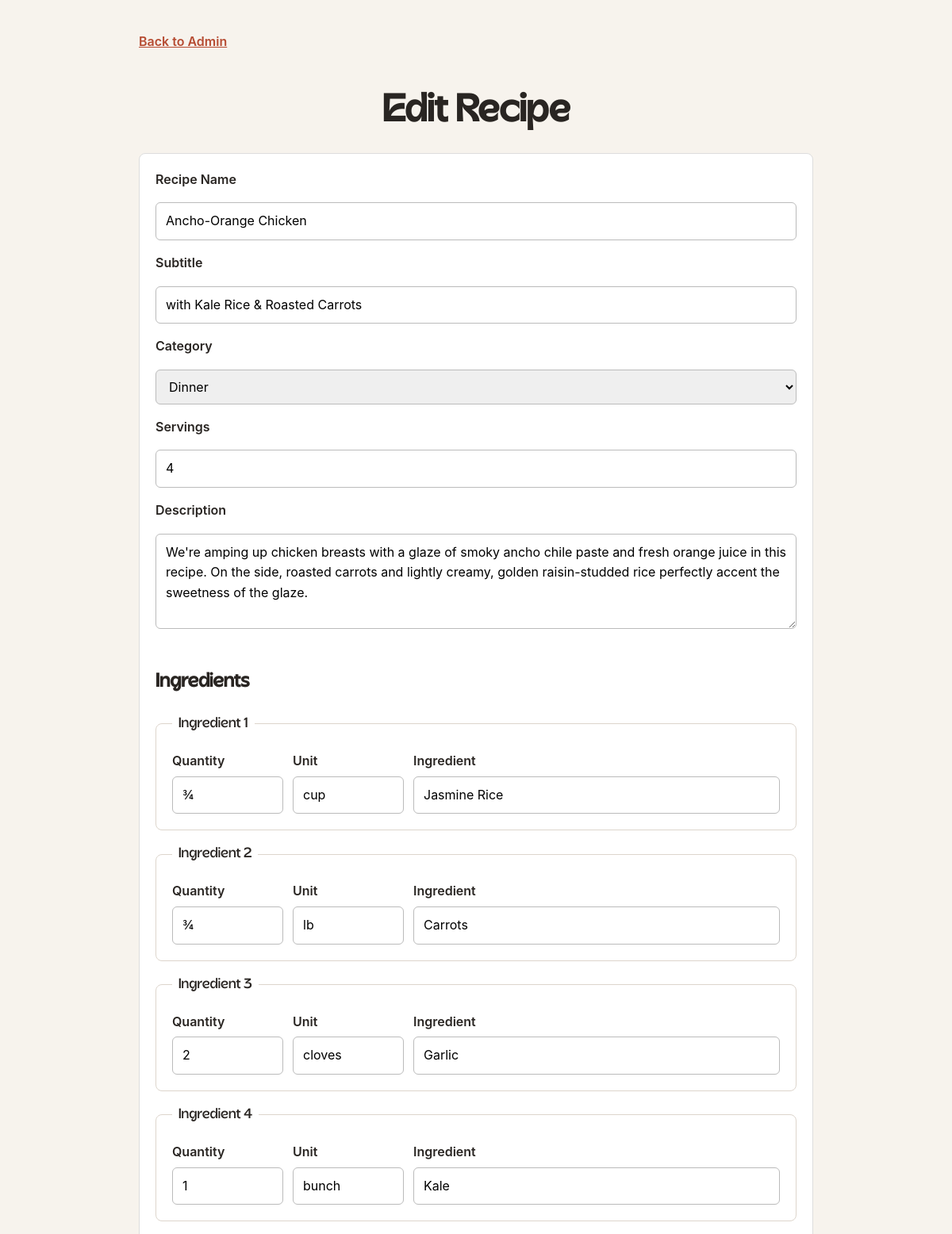
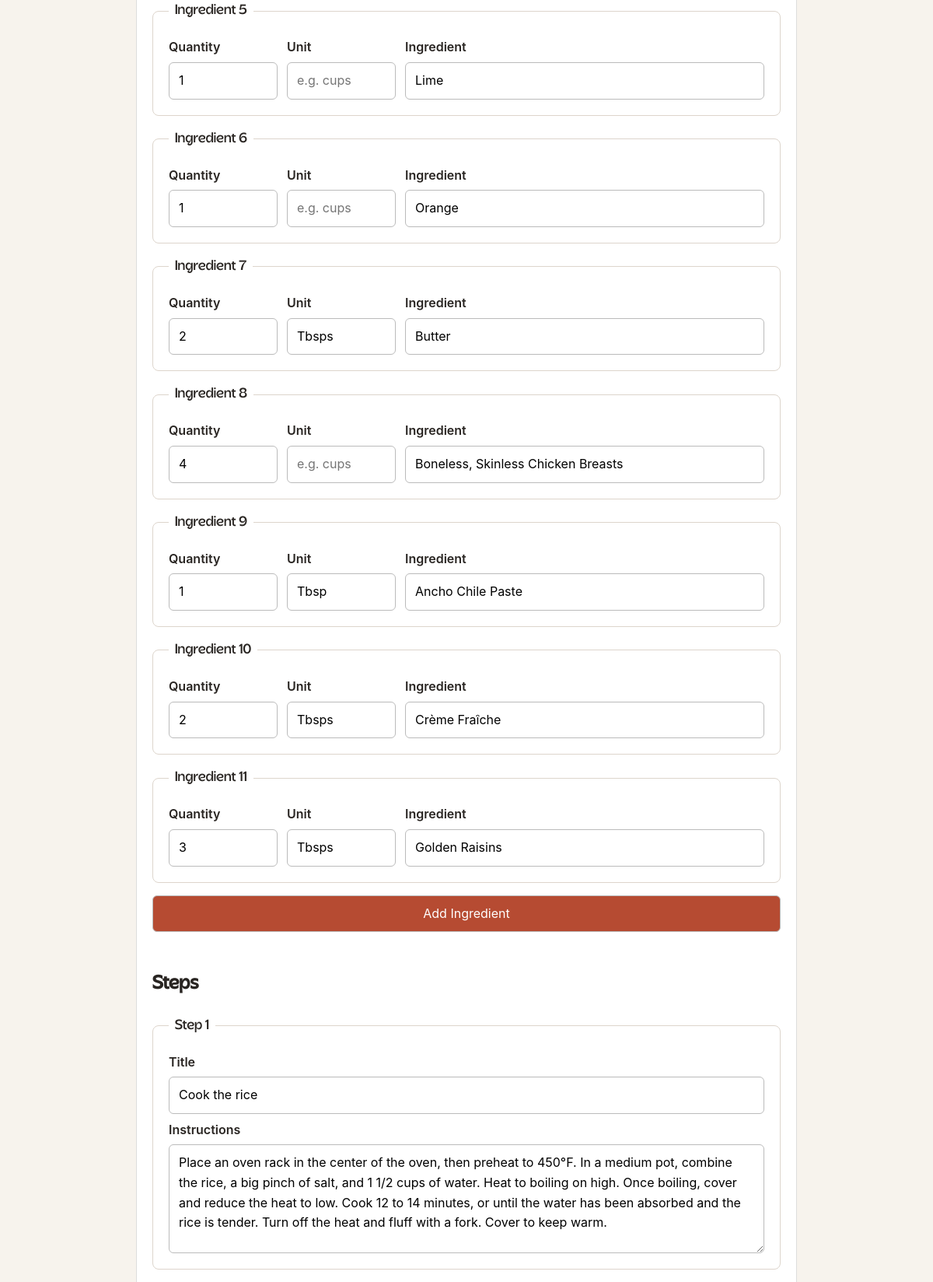
The page /admin/edit-recipe.php?id=1 (signed in, upper part) on the database its author committed (2 pictures, top to bottom).
### tables this page shows
CREATE TABLE `recipes` (
  `id` int NOT NULL,
  `slug` varchar(120) DEFAULT NULL,
  `name` varchar(120) NOT NULL,
  `subtitle` varchar(180) DEFAULT NULL,
  `category_id` int DEFAULT NULL,
  `servings` tinyint UNSIGNED DEFAULT NULL,
  `description` text,
  `ingredient_count` tinyint UNSIGNED DEFAULT NULL,
  `step_count` tinyint UNSIGNED DEFAULT NULL,
  `main_image` varchar(255) DEFAULT NULL,
  `ingredients_image` varchar(255) DEFAULT NULL,
  `image_folder` varchar(255) DEFAULT NULL,
  `source_pdf` varchar(255) DEFAULT NULL
);

CREATE TABLE `categories` (
  `id` int NOT NULL,
  `name` varchar(60) NOT NULL
);

CREATE TABLE `ingredients` (
  `id` int NOT NULL,
  `recipe_id` int NOT NULL,
  `sort_order` tinyint UNSIGNED NOT NULL,
  `quantity` varchar(50) DEFAULT NULL,
  `unit` varchar(50) DEFAULT NULL,
  `name` varchar(255) NOT NULL,
  `full_text` varchar(255) DEFAULT NULL,
  `source` varchar(50) DEFAULT NULL
);

### inc/functions.php (called while the page is built, shortened)
<?php
function get_value(string $key): string {
    return trim($_GET[$key] ?? '');
}
function e(string $value): string {
  return htmlspecialchars($value, ENT_QUOTES, 'UTF-8');
}
function get_recipe(mysqli $conn, int $id): ?array {
    $sql = 'SELECT recipes.*, categories.name AS category
            FROM recipes
            LEFT JOIN categories ON recipes.category_id = categories.id
            WHERE recipes.id = ?;';
    return mysqli_fetch_assoc(mysqli_execute_query($conn, $sql, [$id]));
}
function get_ingredients(mysqli $conn, int $id): array {
  $sql = 'SELECT *
          FROM ingredients
          WHERE recipe_id = ?
          ORDER BY sort_order ASC;';
  return mysqli_fetch_all(mysqli_execute_query($conn, $sql, [$id]), MYSQLI_ASSOC);
}
function get_steps(mysqli $conn, int $id): array {
  $sql = 'SELECT *
          FROM steps
          WHERE recipe_id = ?
          ORDER BY step_number ASC;';
  return mysqli_fetch_all(mysqli_execute_query($conn, $sql, [$id]), MYSQLI_ASSOC);
}
function get_categories(mysqli $conn): array {
    $sql = 'SELECT id, name
            FROM categories
            ORDER BY id ASC;';
    return mysqli_fetch_all(mysqli_query($conn, $sql), MYSQLI_ASSOC);
}

### admin/edit-recipe.php (the view, shortened to what this page needs)
<?php
$conn = require '../inc/db.php';
require '../inc/functions.php';
$id = (int) get_value('id');
$recipe = get_recipe($conn, $id);
$categories = get_categories($conn);
$ingredients = get_ingredients($conn, $id);
$steps = get_steps($conn, $id);
$name = $recipe['name'];
$subtitle = $recipe['subtitle'] ?? '';
$category_id = (string) ($recipe['category_id'] ?? '');
$servings = (string) ($recipe['servings'] ?? '');
$description = $recipe['description'] ?? '';
$ingredient_names = [];
$ingredient_quantities = [];
$ingredient_units = [];
foreach ($ingredients as $ingredient) {
    $ingredient_names[] = $ingredient['name'];
    $ingredient_quantities[] = $ingredient['quantity'] ?? '';
    $ingredient_units[] = $ingredient['unit'] ?? '';
}
$step_titles = [];
$step_instructions_list = [];
foreach ($steps as $step) {
    $step_titles[] = $step['step_title'] ?? '';
    $step_instructions_list[] = $step['instructions'];
}
?>
<!DOCTYPE html>
<html lang="en">
<head>
    <link rel="stylesheet" href="../css/style.css">
    <link rel="stylesheet" href="../css/admin.css">
</head>
<body>
    <main class="admin-form-page">
        <a class="back-link" href="index.php">Back to Admin</a>
        <h1>Edit Recipe</h1>
        <form class="recipe-form" method="post">
            <label for="name">Recipe Name</label>
            <input
                type="text"
                id="name"
                name="name"
                value="<?= e($name); ?>"
                required
            >
            <label for="subtitle">Subtitle</label>
            <input
                type="text"
                id="subtitle"
                name="subtitle"
                value="<?= e($subtitle); ?>"
            >
            <label for="category_id">Category</label>
            <select
                id="category_id"
                name="category_id"
                required
            >
                <?php foreach ($categories as $category) : ?>
                    <option
                        value="<?= e((string) $category['id']); ?>"
                        <?= $category_id === (string) $category['id']
                            ? 'selected'
                            : ''; ?>
                    >
                        <?= e($category['name']); ?>
                    </option>
                <?php endforeach; ?>
            </select>
            <label for="servings">Servings</label>
            <input
                type="number"
                id="servings"
                name="servings"
                min="1"
                value="<?= e($servings); ?>"
                required
            >
            <label for="description">Description</label>
            <textarea
                id="description"
                name="description"
            ><?= e($description); ?></textarea>
            <h2 id="ingredients">Ingredients</h2>
            <?php foreach ($ingredient_names as $index => $ingredient_name) : ?>
                <fieldset
                    class="ingredient-fieldset"
                    <?= $index === array_key_last($ingredient_names) ? 'id="ingredients-new"' : ''; ?>
                >
                    <legend>Ingredient <?= $index + 1; ?></legend>
                    <div class="form-field">
                        <label for="ingredient_quantity_<?= $index; ?>">
                            Quantity
                        </label>
                        <input
                            type="text"
                            id="ingredient_quantity_<?= $index; ?>"
                            name="ingredient_quantity[]"
                            placeholder="e.g. 1 1/2"
                            value="<?= e((string) ($ingredient_quantities[$index] ?? '')); ?>"
                        >
                    </div>
                    <div class="form-field">
                        <label for="ingredient_unit_<?= $index; ?>">
                            Unit
                        </label>
                        <input
                            type="text"
                            id="ingredient_unit_<?= $index; ?>"
                            name="ingredient_unit[]"
                            placeholder="e.g. cups"
                            value="<?= e((string) ($ingredient_units[$index] ?? '')); ?>"
                        >
                    </div>
                    <div class="form-field">
                        <label for="ingredient_name_<?= $index; ?>">
                            Ingredient
                        </label>
                        <input
                            type="text"
                            id="ingredient_name_<?= $index; ?>"
                            name="ingredient_name[]"
                            placeholder="e.g. flour"
                            value="<?= e((string) $ingredient_name); ?>"
                        >
                    </div>
                </fieldset>
            <?php endforeach; ?>
            <button
                type="submit"
                name="add_ingredient"
                formaction="edit-recipe.php?id=<?= e((string) $id); ?>#ingredients-new"
                formnovalidate
            >
                Add Ingredient
            </button>
            <h2 id="steps">Steps</h2>
            <?php foreach ($step_instructions_list as $index => $step_instructions) : ?>
                <fieldset
                    class="step-fieldset"
                    <?= $index === array_key_last($step_instructions_list) ? 'id="steps-new"' : ''; ?>
                >
                    <legend>Step <?= $index + 1; ?></legend>
                    <div class="form-field">
                        <label for="step_title_<?= $index; ?>">
                            Title
                        </label>
                        <input
                            type="text"
                            id="step_title_<?= $index; ?>"
                            name="step_title[]"
                            placeholder="e.g. Prepare the ingredients"
                            value="<?= e((string) ($step_titles[$index] ?? '')); ?>"
                        >
                    </div>
                    <div class="form-field">
                        <label for="step_instructions_<?= $index; ?>">
                            Instructions
                        </label>
                        <textarea
                            id="step_instructions_<?= $index; ?>"
                            name="step_instructions[]"
                            placeholder="Describe what to do in this step."
                        ><?= e((string) $step_instructions); ?></textarea>
                    </div>
                </fieldset>
            <?php endforeach; ?>
        </form>
    </main>
</body>
</html>

### css/style.css (style rules this page uses)
* { box-sizing: border-box; }
a { color: #b64b32; font-weight: 600; }
body { background-color: #f7f3ed; color: #292522; font-family: Inter, Arial, Helvetica, sans-serif; line-height: 1.6; margin: 0 auto; max-width: 1200px; padding: 40px 24px; }
button { background-color: #b64b32; border: none; color: white; cursor: pointer; }
form { align-items: center; background-color: white; border: 1px solid #ddd; border-radius: 8px; display: flex; flex-wrap: wrap; gap: 12px; margin: 24px 0 32px; padding: 20px; }
h1 { font-size: 3rem; line-height: 1.15; margin-bottom: 24px; margin-top: 24px; text-align: center; }
h2 { margin-bottom: 12px; margin-top: 32px; }
input { min-width: 250px; }
label { font-weight: 600; }
button, input, select { border: 1px solid #bbb; border-radius: 6px; font: inherit; padding: 10px 12px; }
h1, h2, h3 { font-family: "Acorn", Arial, Helvetica, sans-serif; }
.back-link { display: inline-block; margin-bottom: 24px; }

### css/admin.css (style rules this page uses)
fieldset { background-color: #fff; border: 1px solid #ddd5cc; border-radius: 8px; margin: 0; padding: 20px; }
legend { font-family: "Acorn", Arial, Helvetica, sans-serif; font-size: 1.1rem; padding: 0 8px; }
textarea { font: inherit; min-height: 120px; resize: vertical; }
.admin-form-page { margin: 0 auto; max-width: 850px; }
.form-field { display: flex; flex-direction: column; gap: 6px; }
.ingredient-fieldset { align-items: end; display: grid; gap: 8px 12px; grid-template-columns: 140px 140px 1fr; }
.recipe-form { align-items: stretch; display: flex; flex-direction: column; gap: 16px; }
.step-fieldset { display: grid; gap: 8px; grid-template-columns: 1fr; }
.ingredient-fieldset input, .step-fieldset input, .step-fieldset textarea { min-width: 0; width: 100%; }
.recipe-form h2 { margin-bottom: 4px; margin-top: 32px; }
.recipe-form input, .recipe-form select, .recipe-form textarea { width: 100%; }
.recipe-form textarea { border: 1px solid #bbb; border-radius: 6px; padding: 10px 12px; }
.step-fieldset textarea { min-height: 140px; }

### rows shown on the page
recipes: name "Ancho-Orange Chicken", subtitle "with Kale Rice & Roasted Carrots", category_id "Dinner", servings "4", description "We're amping up chicken breasts with a glaze of smoky ancho chile paste and fresh orange juice in this recipe. On the side, roasted carrots and lightly creamy, golden raisin-studded rice perfectly accent the sweetness of the glaze."
ingredients: quantity "¾", sort_order "2", recipe "1"
